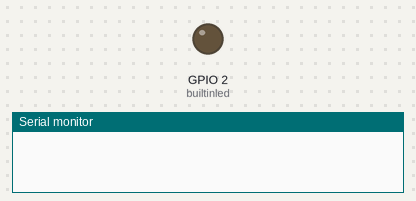
Simulated run of this sketch. Board: ESP8266 (NodeMCU). Shown: output pins drawn as LEDs (lit = HIGH), the last lines printed to the serial monitor. WiFi joins after 1.5 s; servers stay silent unless stated.

Above: at 1.1 s.
At 2.1 s:
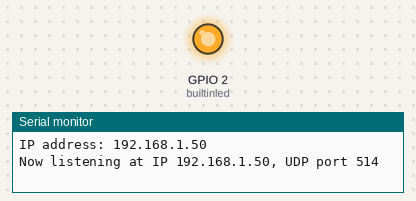
Timing chart, 0 to 3.6 s (numbered marks = the images above):
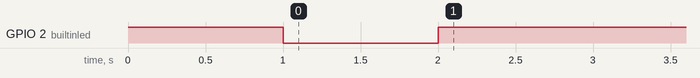

The sketch:

syslog.ino
```cpp
#include <ESP8266WiFi.h>
#include <WiFiUdp.h>
#include <credentials.h>

WiFiUDP udp;
unsigned int localUdpPort = 514;
char incomingPacket[255];

const int builtinled = LED_BUILTIN;

void setup() {
    Serial.begin(115200);
    pinMode(builtinled, OUTPUT);
    digitalWrite(builtinled, HIGH);
    WiFi.begin(ssid, password);
    while (WiFi.status() != WL_CONNECTED) {
        delay(1000);
        digitalWrite(builtinled, LOW);
        delay(1000);
        digitalWrite(builtinled, HIGH);
    }
    Serial.printf("IP address: %s\n", WiFi.localIP().toString().c_str());
    udp.begin(localUdpPort);
    Serial.printf("Now listening at IP %s, UDP port %d\n", WiFi.localIP().toString().c_str(), localUdpPort);
}

void loop() {
    int packetSize = udp.parsePacket();
    if (packetSize) {
        int len = udp.read(incomingPacket, 255);
        if (len > 0) {
            incomingPacket[len] = '\0';
        }
        Serial.printf("Received packet of size %d from %s:%d\n", packetSize, udp.remoteIP().toString().c_str(), udp.remotePort());
        Serial.printf("Packet content: %s\n", incomingPacket);
        digitalWrite(builtinled, LOW);
        delay(50);
        digitalWrite(builtinled, HIGH);
        delay(50);
    }
    delay(10);
}
```

credentials.h
```cpp
const char* ssid = "COSMOTE-u3ta65_plus";
const char* password = "f56pp7932khvk2p6";
```
